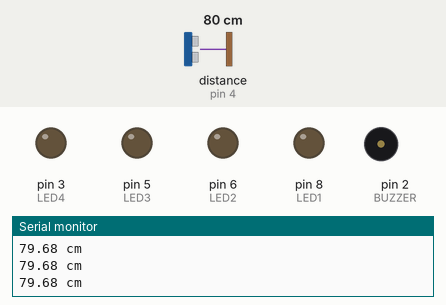
A sketch run on a simulated Arduino Uno, built with avr-gcc and run on an emulated ATmega328P. Shown: output pins drawn as LEDs (lit = HIGH), buzzer (waves = sounding), the last lines printed to the serial monitor. Wiring (inferred from the names in the program): ultrasonic range finder: trigger pin 7; echo pin 4. The inputs (shaded band) are chosen by the test bench; at power-on: distance to the obstacle (sensor on pin 4) 80 cm. The echo pulse lasts 58.3 µs per cm; pins used as bus, display or sensor lines are not drawn.

Above: at 1.2 s.
1.3 s: distance to the obstacle (sensor on pin 4) set to 33 cm
2.8 s: distance to the obstacle (sensor on pin 4) set to 28 cm
At 3.6 s:
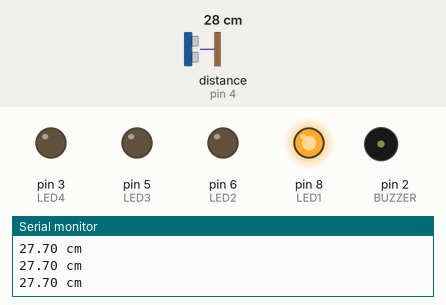
5.8 s: distance to the obstacle (sensor on pin 4) set to 23 cm
8.8 s: distance to the obstacle (sensor on pin 4) set to 19 cm
At 8.91 s:
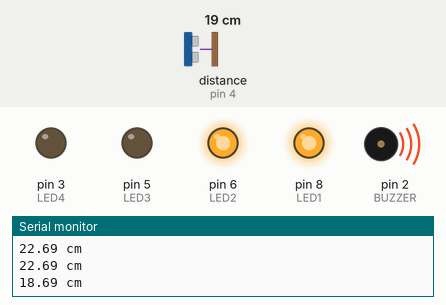
11.8 s: distance to the obstacle (sensor on pin 4) set to 2 cm
At 12.2 s:
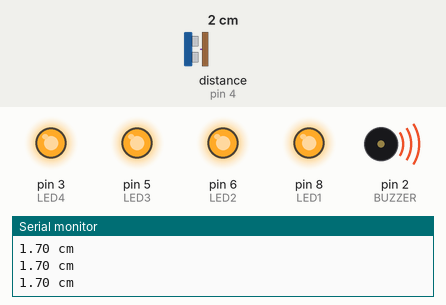
13.3 s: distance to the obstacle (sensor on pin 4) set to 4 cm
14.8 s: distance to the obstacle (sensor on pin 4) set to 7 cm
At 15.8 s:
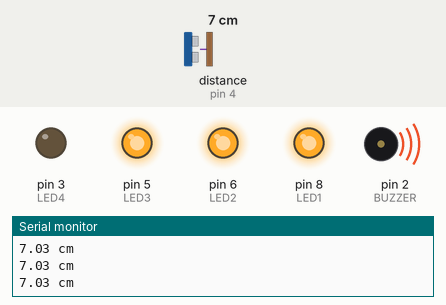
Timing chart, 0 to 17.3 s (numbered marks = the images above; inputs shaded):
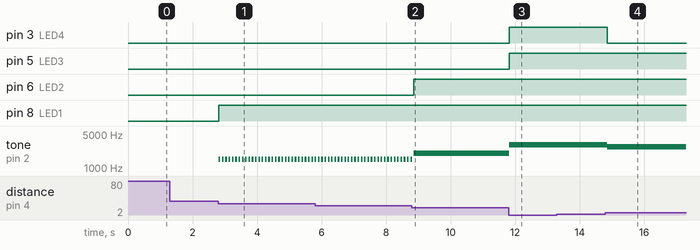

The sketch:

projeto_alerta_estacionamento.ino
```cpp
// Definindo os pinos dos LEDs, TRIGGER, ECHO e BUZZER
const int LED1 = 8;  // LED 1 conectado ao pino 8
const int LED2 = 6;  // LED 2 conectado ao pino 6
const int LED3 = 5;  // LED 3 conectado ao pino 5
const int LED4 = 3;  // LED 4 conectado ao pino 3
const int TRIGGER = 7;  // Pino TRIGGER do sensor ultrassônico
const int ECHO = 4;     // Pino ECHO do sensor ultrassônico
const int BUZZER = 2;   // Buzzer conectado ao pino 2

// Definindo constantes para o cálculo de distância e os limites de alerta
const float som = 34300.0;  // Velocidade do som em cm/s
const float limite1 = 30.0; // Limite de 30 cm para o primeiro alerta
const float limite2 = 20.0; // Limite de 20 cm para o segundo alerta
const float limite3 = 10.0; // Limite de 10 cm para o terceiro alerta
const float limite4 = 5.0;  // Limite de 5 cm para o alerta máximo

// Declaração das funções que serão usadas no programa
void desligarLEDs(); // Função para desligar os LEDs
void alertas(float distancia); // Função para acionar os alertas de LED e buzzer com base na distância
float calcularDistancia(); // Função que calcula a distância entre o sensor e um objeto
void inicializarTrigger(); // Função para inicializar o TRIGGER do sensor ultrassônico

// Função setup() que roda uma vez quando o Arduino é inicializado
void setup() {
    // Configuração dos pinos como saída (OUTPUT) ou entrada (INPUT)
    pinMode(LED1, OUTPUT);
    pinMode(LED2, OUTPUT);
    pinMode(LED3, OUTPUT);
    pinMode(LED4, OUTPUT);
    pinMode(ECHO, INPUT);
    pinMode(TRIGGER, OUTPUT);
    pinMode(BUZZER, OUTPUT);

    // Desliga os LEDs no início do programa
    desligarLEDs();

    // Inicia a comunicação Serial para monitoramento da distância no computador
    Serial.begin(9600);
}

// Função loop() que roda continuamente enquanto o Arduino está ligado
void loop() {
    // Inicializa o sensor ultrassônico (envia o sinal TRIGGER)
    inicializarTrigger();

    // Obtém a distância medida pelo sensor ultrassônico
    float distancia = calcularDistancia();

    // Desliga os LEDs antes de tomar qualquer ação
    desligarLEDs();

    // Se a distância for menor que o limite1, ativa os alertas correspondentes
    if (distancia < limite1) {
        alertas(distancia);
    }

    // Pequeno atraso para evitar leituras muito rápidas e garantir precisão
    delay(100);
}

// Função para desligar todos os LEDs
void desligarLEDs() {
    digitalWrite(LED1, LOW);
    digitalWrite(LED2, LOW);
    digitalWrite(LED3, LOW);
    digitalWrite(LED4, LOW);
}

// Função para gerenciar os alertas visuais (LEDs) e sonoros (buzzer) com base na distância
void alertas(float distancia) {
    // Se a distância estiver entre limite1 (30 cm) e limite2 (20 cm)
    if (distancia < limite1 && distancia >= limite2) {
        digitalWrite(LED1, HIGH); // Liga LED1
        tone(BUZZER, 1500, 50);   // Toca o buzzer com 1500Hz por 50ms
    }
    // Se a distância estiver entre limite2 (20 cm) e limite3 (10 cm)
    else if (distancia < limite2 && distancia >= limite3) {
        digitalWrite(LED1, HIGH);
        digitalWrite(LED2, HIGH); // Liga LED2 também
        tone(BUZZER, 2000, 100);  // Toca o buzzer com 2000Hz por 100ms
    }
    // Se a distância estiver entre limite3 (10 cm) e limite4 (5 cm)
    else if (distancia < limite3 && distancia >= limite4) {
        digitalWrite(LED1, HIGH);
        digitalWrite(LED2, HIGH);
        digitalWrite(LED3, HIGH); // Liga LED3 também
        tone(BUZZER, 2750, 150);  // Toca o buzzer com 2750Hz por 150ms
    }
    // Se a distância for menor que limite4 (5 cm)
    else if (distancia < limite4) {
        digitalWrite(LED1, HIGH);
        digitalWrite(LED2, HIGH);
        digitalWrite(LED3, HIGH);
        digitalWrite(LED4, HIGH); // Liga LED4 também
        tone(BUZZER, 3000, 200);  // Toca o buzzer com 3000Hz por 200ms
    }
}

// Função para calcular a distância utilizando o sensor ultrassônico
float calcularDistancia() {
    // Envia um pulso ultrassônico pelo ECHO e recebe o tempo de resposta
    unsigned long time = pulseIn(ECHO, HIGH);

    // Calcula a distância em cm com base no tempo e na velocidade do som
    float distancia = time * 0.000001 * som / 2.0;

    // Imprime a distância medida no monitor serial
    Serial.print(distancia);
    Serial.print(" cm");
    Serial.println();

    return distancia;
}

// Função para inicializar o TRIGGER do sensor ultrassônico
void inicializarTrigger() {
    digitalWrite(TRIGGER, LOW);      // Coloca o TRIGGER em LOW para limpar o sinal anterior
    delayMicroseconds(2);            // Pequeno atraso de 2 microssegundos
    digitalWrite(TRIGGER, HIGH);     // Sinal de TRIGGER em HIGH por 10 microssegundos para enviar o pulso
    delayMicroseconds(10);           // Atraso de 10 microssegundos
    digitalWrite(TRIGGER, LOW);      // Volta o TRIGGER para LOW
}
```

Measured:
- the behaviour switches between 31 and 30 cm on distance to the obstacle (sensor on pin 4) (found by bisection; images 0 and 1)
- the behaviour switches between 21 and 20 cm on distance to the obstacle (sensor on pin 4) (found by bisection; images 1 and 2)
- the behaviour switches between 5 and 6 cm on distance to the obstacle (sensor on pin 4) (found by bisection; images 3 and 4)
- after the input at 2.8 s, pin 8 (LED1): LOW → HIGH at once; tone on pin 2 (BUZZER): alternates 1500 Hz for 0.05 s and silent for 0.05 s, starting at once
- after the input at 8.8 s, pin 6 (LED2): LOW → HIGH after 0.06 s
- after the input at 11.8 s, pin 3 (LED4), pin 5 (LED3): LOW → HIGH at once; tone on pin 2 (BUZZER): 2000 Hz → 3000 Hz at once
- after the input at 14.8 s, pin 3 (LED4): HIGH → LOW after 0.06 s; tone on pin 2 (BUZZER): 3000 Hz → 2750 Hz after 0.06 s
